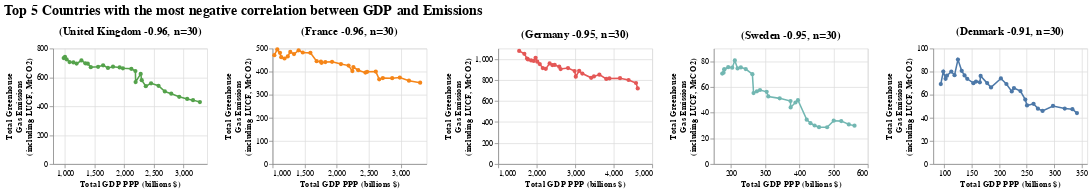

Notebook code for this chart:
### Markdown cell above
## **Try a different visualization approach using facet chart**

### Code cell
corr_df_facet_plot = corr_df_1.copy()

# edit the field specifying GDP to show $ amount in billions
corr_df_facet_plot["GDP_Total"] = corr_df_facet_plot["GDP_Total"] / 1000000000

corr_df_facet_plot["Country"] = corr_df_facet_plot["Country"].apply(lambda x: emissions_countries[x])

corr_chart_1 = (
    alt.Chart(corr_df_facet_plot)
    .mark_line(point=alt.OverlayMarkDef(filled=True))
    .encode(
        x=alt.X(
            "GDP_Total:Q",
            axis=alt.Axis(title="Total GDP PPP (billions $)"),
        ),
        y=alt.Y(
            "Total_GHG:Q",
            axis=alt.Axis(
                title=["Total Greenhouse", "Gas Emissions", "(including LUCF, MtCO2)"]
            ),
        ),
        color=alt.Color("Country:N", legend=None),
    )
    .properties(height=150, width=200)
    .facet(
        facet=alt.Facet(
            "Country:N",
            header=alt.Header(
                labelFontSize=14,
                labelFontWeight="bold",
                title="Top 5 Countries with the most negative correlation between GDP and Emissions",
                titleFontSize=18,
                titleAnchor="start",
            ),
            sort=list(emissions_countries.values()),
        )
    )
    .resolve_scale(x="independent", y="independent")
)

corr_chart_1

### Figure 1 — Vega-Lite specification as saved in the notebook (floating-point values rounded to 4 significant figures; data arrays with more than 128 entries replaced by an {"elided": "..."} marker saying what was removed)
{"config": {"view": {"continuousWidth": 400, "continuousHeight": 300}}, "data": {"name": "data-0d7f65601f04d07ef910896cdf4418a8"}, "facet": {"field": "Country", "header": {"labelFontSize": 14, "labelFontWeight": "bold", "title": "Top 5 Countries with the most negative correlation between GDP and Emissions", "titleAnchor": "start", "titleFontSize": 18}, "sort": ["(United Kingdom -0.96, n=30)", "(France -0.96, n=30)", "(Germany -0.95, n=30)", "(Sweden -0.95, n=30)", "(Denmark -0.91, n=30)"], "type": "nominal"}, "spec": {"mark": {"type": "line", "point": {"filled": true}}, "encoding": {"color": {"field": "Country", "legend": null, "type": "nominal"}, "x": {"axis": {"title": "Total GDP PPP (billions $)"}, "field": "GDP_Total", "type": "quantitative"}, "y": {"axis": {"title": ["Total Greenhouse", "Gas Emissions", "(including LUCF, MtCO2)"]}, "field": "Total_GHG", "type": "quantitative"}}, "height": 150, "width": 200}, "resolve": {"scale": {"x": "independent", "y": "independent"}}, "$schema": "https://vega.github.io/schema/vega-lite/v4.17.0.json", "datasets": {"data-0d7f65601f04d07ef910896cdf4418a8": {"elided": "150 records"}}}
